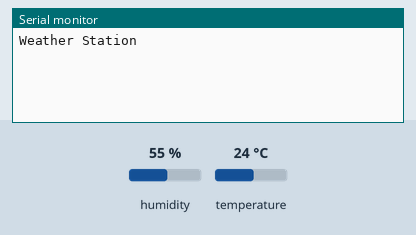
This sketch was run on a simulated Arduino Uno, built with avr-gcc and run on an emulated ATmega328P. Shown: the last lines printed to the serial monitor. The inputs (shaded band) are chosen by the test bench; at power-on: humidity 55 %, temperature 24 °C.

Above: at 1.2 s.
1.3 s: humidity set to 22 %
At 3.0 s:
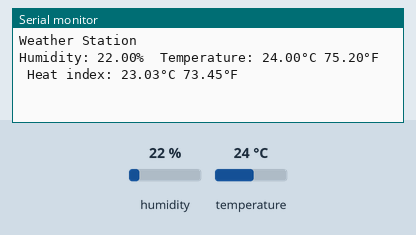
At 5.1 s:
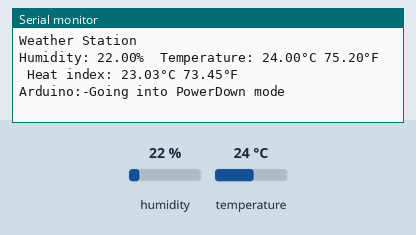

Measured:
- after the input at 1.3 s, the serial monitor: prints a new line after 0.72 s (image 1)

The sketch:

Humidity_11-5.ino
```cpp
#include "DHT.h"
#include <LowPower.h>

#define DHTPIN 2     // Digital pin connected to the DHT sensor

#define DHTTYPE DHT11   // DHT 11

DHT dht(DHTPIN, DHTTYPE);

void setup() {
  Serial.begin(9600);
  Serial.println("Weather Station");

  dht.begin();

}

void loop() {

  delay(2000);

  float h = dht.readHumidity();
  // Read temperature as Celsius (the default)
  float t = dht.readTemperature();
  // Read temperature as Fahrenheit (isFahrenheit = true)
  float f = dht.readTemperature(true);


  // Check if any reads failed and exit early (to try again).
  if (isnan(h) || isnan(t) || isnan(f))
  {
    Serial.println(F("Failed to read from DHT sensor!"));
    return;
  }

  // Compute heat index in Fahrenheit (the default)
  float hif = dht.computeHeatIndex(f, h);
  // Compute heat index in Celsius (isFahreheit = false)
  float hic = dht.computeHeatIndex(t, h, false);

  Serial.print(F("Humidity: "));
  Serial.print(h);
  Serial.print(F("%  Temperature: "));
  Serial.print(t);
  Serial.print(F("°C "));
  Serial.print(f);
  Serial.print(F("°F  Heat index: "));
  Serial.print(hic);
  Serial.print(F("°C "));
  Serial.print(hif);
  Serial.println(F("°F"));
    delay(2000);
  Serial.println("Arduino:-Going into PowerDown mode");
  delay(200);
   LowPower.powerDown(SLEEP_8S, ADC_OFF, BOD_OFF);
  delay(8000);
  Serial.println("Arduino:- Woke up from Powerdown mode");
  delay(8000);
  Serial.println("Arduino:-Going into idle mode");
  delay(200);
  LowPower.idle(SLEEP_8S, ADC_OFF, TIMER2_OFF, TIMER1_OFF, TIMER0_OFF,
                 SPI_OFF, USART0_OFF, TWI_OFF);
 Serial.println("Arduino:- Woke up from idle mode");
   delay(5000);
Serial.println("");
  delay(2000);

}
```
